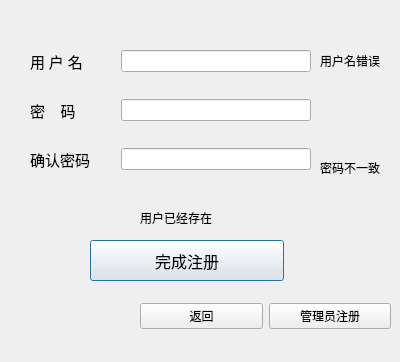
<?xml version="1.0" encoding="UTF-8"?>
<ui version="4.0">
 <class>SignUpDialog</class>
 <widget class="QDialog" name="SignUpDialog">
  <property name="geometry">
   <rect>
    <x>0</x>
    <y>0</y>
    <width>400</width>
    <height>362</height>
   </rect>
  </property>
  <property name="windowTitle">
   <string>Dialog</string>
  </property>
  <property name="styleSheet">
   <string notr="true"/>
  </property>
  <widget class="QWidget" name="layoutWidget">
   <property name="geometry">
    <rect>
     <x>30</x>
     <y>30</y>
     <width>281</width>
     <height>161</height>
    </rect>
   </property>
   <layout class="QVBoxLayout" name="verticalLayout">
    <item>
     <layout class="QHBoxLayout" name="horizontalLayout">
      <item>
       <widget class="QLabel" name="label_userName">
        <property name="font">
         <font>
          <family>黑体</family>
          <pointsize>11</pointsize>
         </font>
        </property>
        <property name="text">
         <string>用 户 名</string>
        </property>
       </widget>
      </item>
      <item>
       <widget class="QLineEdit" name="lineEdit_userName">
        <property name="maximumSize">
         <size>
          <width>190</width>
          <height>16777215</height>
         </size>
        </property>
       </widget>
      </item>
     </layout>
    </item>
    <item>
     <layout class="QHBoxLayout" name="horizontalLayout_2">
      <item>
       <widget class="QLabel" name="label_password">
        <property name="font">
         <font>
          <family>黑体</family>
          <pointsize>11</pointsize>
          <kerning>true</kerning>
         </font>
        </property>
        <property name="text">
         <string>密    码</string>
        </property>
        <property name="alignment">
         <set>Qt::AlignLeading|Qt::AlignLeft|Qt::AlignVCenter</set>
        </property>
        <property name="wordWrap">
         <bool>false</bool>
        </property>
        <property name="margin">
         <number>0</number>
        </property>
        <property name="indent">
         <number>-1</number>
        </property>
       </widget>
      </item>
      <item>
       <widget class="QLineEdit" name="lineEdit_password">
        <property name="maximumSize">
         <size>
          <width>190</width>
          <height>16777215</height>
         </size>
        </property>
        <property name="echoMode">
         <enum>QLineEdit::Password</enum>
        </property>
       </widget>
      </item>
     </layout>
    </item>
    <item>
     <layout class="QHBoxLayout" name="horizontalLayout_3">
      <item>
       <widget class="QLabel" name="label_confrimPassword">
        <property name="font">
         <font>
          <family>黑体</family>
          <pointsize>11</pointsize>
         </font>
        </property>
        <property name="text">
         <string>确认密码</string>
        </property>
       </widget>
      </item>
      <item>
       <widget class="QLineEdit" name="lineEdit_confrimPassword">
        <property name="maximumSize">
         <size>
          <width>190</width>
          <height>16777215</height>
         </size>
        </property>
        <property name="echoMode">
         <enum>QLineEdit::Password</enum>
        </property>
       </widget>
      </item>
     </layout>
    </item>
   </layout>
  </widget>
  <widget class="QLabel" name="userNameRepeat">
   <property name="geometry">
    <rect>
     <x>320</x>
     <y>50</y>
     <width>81</width>
     <height>21</height>
    </rect>
   </property>
   <property name="font">
    <font>
     <family>宋体</family>
    </font>
   </property>
   <property name="text">
    <string>用户名错误</string>
   </property>
  </widget>
  <widget class="QLabel" name="passwordDifferent">
   <property name="geometry">
    <rect>
     <x>320</x>
     <y>160</y>
     <width>81</width>
     <height>16</height>
    </rect>
   </property>
   <property name="font">
    <font>
     <family>宋体</family>
     <pointsize>9</pointsize>
     <weight>50</weight>
     <italic>false</italic>
     <bold>false</bold>
    </font>
   </property>
   <property name="text">
    <string>密码不一致</string>
   </property>
  </widget>
  <widget class="QLabel" name="label_tipExist">
   <property name="geometry">
    <rect>
     <x>140</x>
     <y>210</y>
     <width>101</width>
     <height>16</height>
    </rect>
   </property>
   <property name="text">
    <string>用户已经存在</string>
   </property>
  </widget>
  <widget class="QPushButton" name="pushButton_complete">
   <property name="geometry">
    <rect>
     <x>90</x>
     <y>240</y>
     <width>194</width>
     <height>41</height>
    </rect>
   </property>
   <property name="font">
    <font>
     <family>黑体</family>
     <pointsize>12</pointsize>
    </font>
   </property>
   <property name="text">
    <string>完成注册</string>
   </property>
  </widget>
  <widget class="QWidget" name="">
   <property name="geometry">
    <rect>
     <x>140</x>
     <y>300</y>
     <width>251</width>
     <height>32</height>
    </rect>
   </property>
   <layout class="QHBoxLayout" name="horizontalLayout_4">
    <item>
     <widget class="QPushButton" name="pushButton_back">
      <property name="font">
       <font>
        <family>黑体</family>
       </font>
      </property>
      <property name="text">
       <string>返回</string>
      </property>
     </widget>
    </item>
    <item>
     <widget class="QPushButton" name="pushButton_adminComplete">
      <property name="font">
       <font>
        <family>黑体</family>
       </font>
      </property>
      <property name="text">
       <string>管理员注册</string>
      </property>
     </widget>
    </item>
   </layout>
  </widget>
 </widget>
 <resources/>
 <connections/>
</ui>
